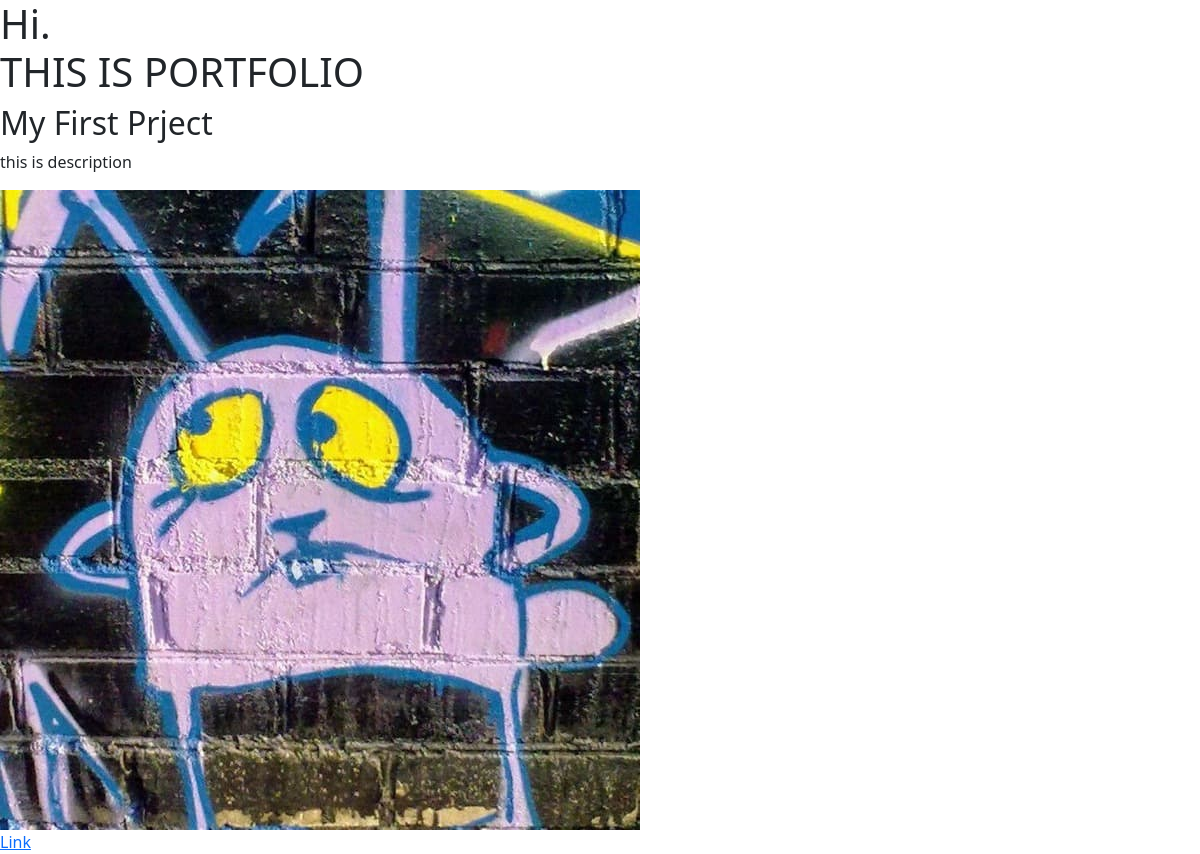
The page / on the database its author committed.
### portfolio/models.py (models this page shows)
class Project(models.Model):
    title = models.CharField(max_length=100)
    description = models.CharField(max_length=250)
    image = models.ImageField(upload_to='portfolio/images/')
    url = models.URLField(blank=True)

### portfolio/views.py (the view)
# urls.py: path('', views.home, name='home'),
def home(request):
    projects = Project.objects.all()
    return render(request, 'portfolio/home.html', {'projects':projects})

### portfolio/templates/portfolio/home.html (shortened to what this page needs)
<!DOCTYPE html>
<html lang="en">
<head>
</head>
<body>
<link href="https://cdn.jsdelivr.net/npm/bootstrap@5.1.0/dist/css/bootstrap.min.css" rel="stylesheet">
<h1>Hi. <br> THIS IS PORTFOLIO</h1>
</body>
</html>
{% for project in projects %}
<h2>{{ project.title }}</h2>
<p>{{ project.description }}</p>
<img src="{{ project.image.url }}">
{% if project.url %}
<a href="{{ project.url }}">Link</a>
{% endif %}
{% endfor %}

### rows shown on the page
Project: title "My First Prject", description "this is description", image (picture)
